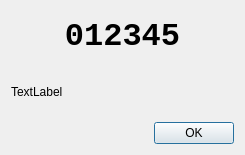
<?xml version="1.0" encoding="UTF-8"?>
<ui version="4.0">
 <class>pinDisplay</class>
 <widget class="QDialog" name="pinDisplay">
  <property name="geometry">
   <rect>
    <x>0</x>
    <y>0</y>
    <width>245</width>
    <height>155</height>
   </rect>
  </property>
  <property name="windowTitle">
   <string>Enter Pin Code</string>
  </property>
  <layout class="QVBoxLayout" name="verticalLayout">
   <item>
    <widget class="QLabel" name="pin">
     <property name="font">
      <font>
       <family>Monospace</family>
       <pointsize>24</pointsize>
       <weight>75</weight>
       <bold>true</bold>
      </font>
     </property>
     <property name="text">
      <string>012345</string>
     </property>
     <property name="alignment">
      <set>Qt::AlignCenter</set>
     </property>
    </widget>
   </item>
   <item>
    <widget class="QLabel" name="label">
     <property name="text">
      <string>TextLabel</string>
     </property>
    </widget>
   </item>
   <item>
    <widget class="QDialogButtonBox" name="buttonBox">
     <property name="orientation">
      <enum>Qt::Horizontal</enum>
     </property>
     <property name="standardButtons">
      <set>QDialogButtonBox::Ok</set>
     </property>
    </widget>
   </item>
  </layout>
 </widget>
 <resources/>
 <connections>
  <connection>
   <sender>buttonBox</sender>
   <signal>accepted()</signal>
   <receiver>pinDisplay</receiver>
   <slot>accept()</slot>
   <hints>
    <hint type="sourcelabel">
     <x>248</x>
     <y>254</y>
    </hint>
    <hint type="destinationlabel">
     <x>157</x>
     <y>274</y>
    </hint>
   </hints>
  </connection>
  <connection>
   <sender>buttonBox</sender>
   <signal>rejected()</signal>
   <receiver>pinDisplay</receiver>
   <slot>reject()</slot>
   <hints>
    <hint type="sourcelabel">
     <x>316</x>
     <y>260</y>
    </hint>
    <hint type="destinationlabel">
     <x>286</x>
     <y>274</y>
    </hint>
   </hints>
  </connection>
 </connections>
</ui>
